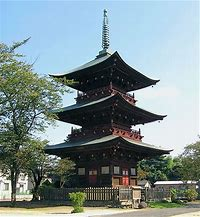
#> input picture image_processing_in_opencv/9_countours_in_opencv/tower.jpg, 200 x 217 px
$ python 16_image_histograms_5.py
#> lines starting #> are read from the running program, lines starting #| are printed output that depends on the picture; after the words box and inside, x2 and y2 are one past the last pixel; in counts of white or black regions, pixels touching at a corner belong together
#!/usr/bin/env python
# -*- coding: utf-8 -*-
# @Date    : 2018-02-24
# @Author  : Joe

import numpy as np
import cv2


# 2D HistogramS
# 二位直方图

# Goal
	# 在本节中，我们将学习如果找到并且绘制
	# 二位直方图。这对后续的章节很有用

# Introduction
	# 在第一节中，我们计算并且绘制了一维直方图。
	# 之所以被称为一维直方图是因为我们只是考虑
	# 一个特征，如每个像素的灰度强度。但是在二维
	# 直方图中，我们将考虑两个特征。通常被用来
	# 对色彩图进行计算图像中每个像素的的
	# Hue&Saturation。

# 2D Histogram in OpenCV
	# 在opencv中很简单，依然使用calcHist()。对
	# 于色彩图，我们需要将它从BGR转换到HSV模式。
	# （记住在1D中我们将BRG转换为Grayscale）。
	# 在2D直方图中，函数的参数将修改为下：
		# channesl=[0,1] 因为我们需要处理H和S
		# bins=[180,256] 180是H的值域，256是S的值域
		# range=[0,180,0,256]

img = cv2.imread('tower.jpg')
#> img is the input picture: shape (217, 200, 3); mean B, G, R 146, 143.9, 127.7
hsv = cv2.cvtColor(img,cv2.COLOR_BGR2HSV)
#> hsv: shape (217, 200, 3); mean H, S, V 80.3, 63.5, 154.4

hist1 = cv2.calcHist([hsv], [0, 1], None, [180, 256], [0, 180, 0, 256])
#print(hist1)
cv2.imshow('hist1',hist1)
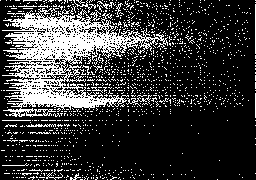
#> window 'hist1': shape (180, 256); 22% white in thin lines or dots
# 2D Histogram in Numpy
	# 在Numpy中也提供了特定的函数:
		# np.histogram2d()
		# 第一个参数是H数据，第二个是S数据，
		#第三个是区间个数, 第四个是区间范围

# img = cv2.imread('tower.jpg')
# hsv = cv2.cvtColor(img,cv2.COLOR_BGR2HSV)

hist2, xbins, ybins = np.histogram2d(hsv[0].ravel(),hsv[1].ravel(),[180,256],[[0,180],[0,256]])
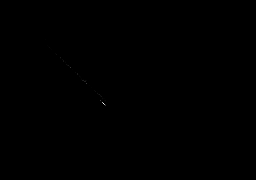
#> hist2: shape (180, 256) float64; min 0, max 67, mean 0; drawn with min black and max white
#> xbins = 181 values from 0 to 180; ybins = 257 values from 0 to 256
#print(hist2)
cv2.imshow('hist2',hist2)
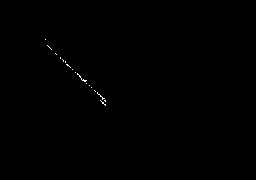
#> window 'hist2': shape (180, 256); 0.15% white in thin lines or dots, all inside (x1, y1, x2, y2) = (45, 39, 106, 106)

cv2.waitKey(0)
cv2.destroyAllWindows()
